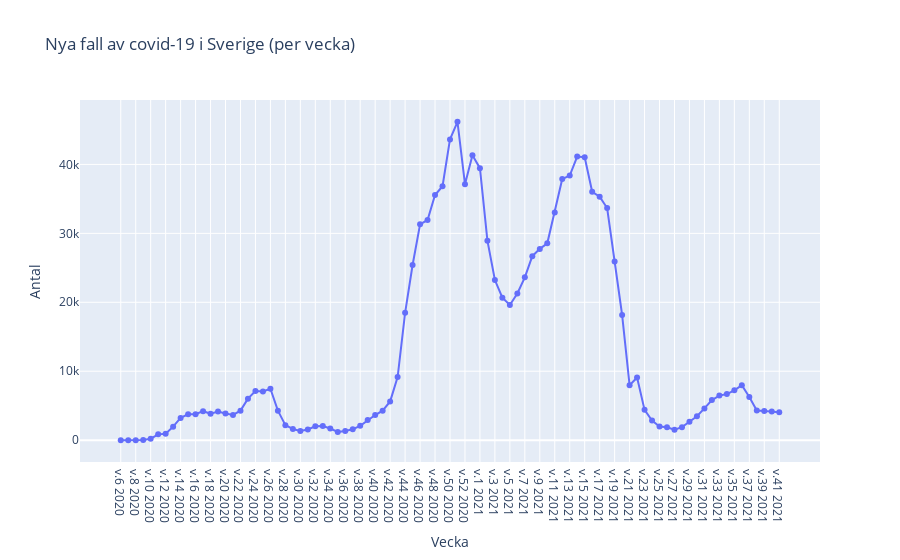

Notebook cell for this chart:
### Code cell
plot2 = create_plotly_linefig("Antal_fall_vecka", "Antal", "Nya fall av covid-19 i Sverige (per vecka)")
plot2.show()
plot2.write_html("Visualiseringar/new_cases_per_week.html")
